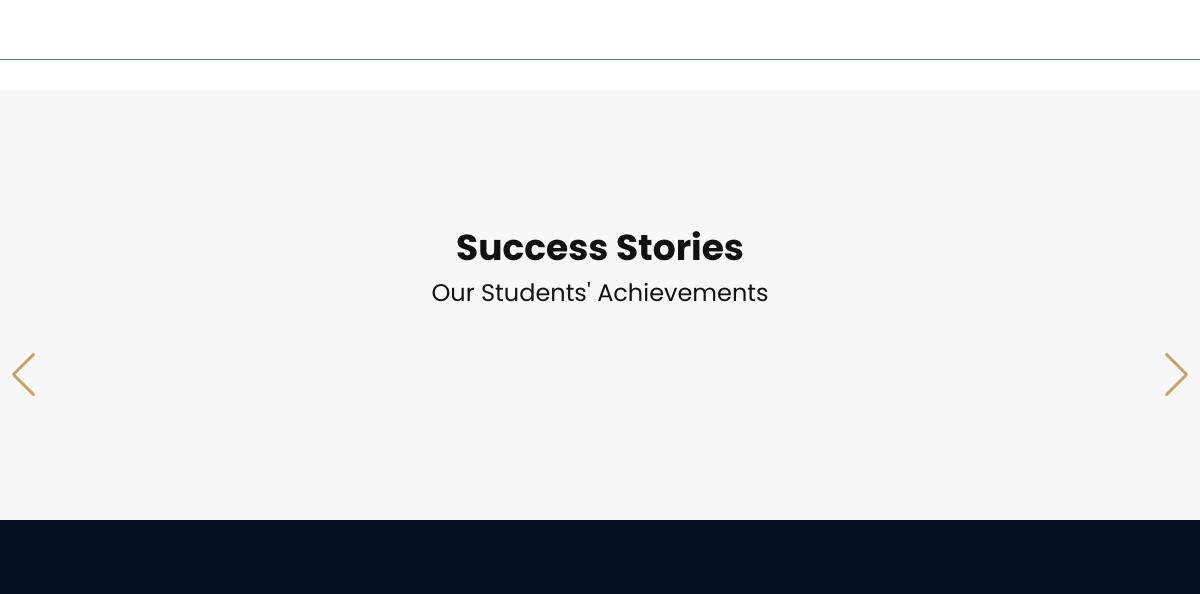
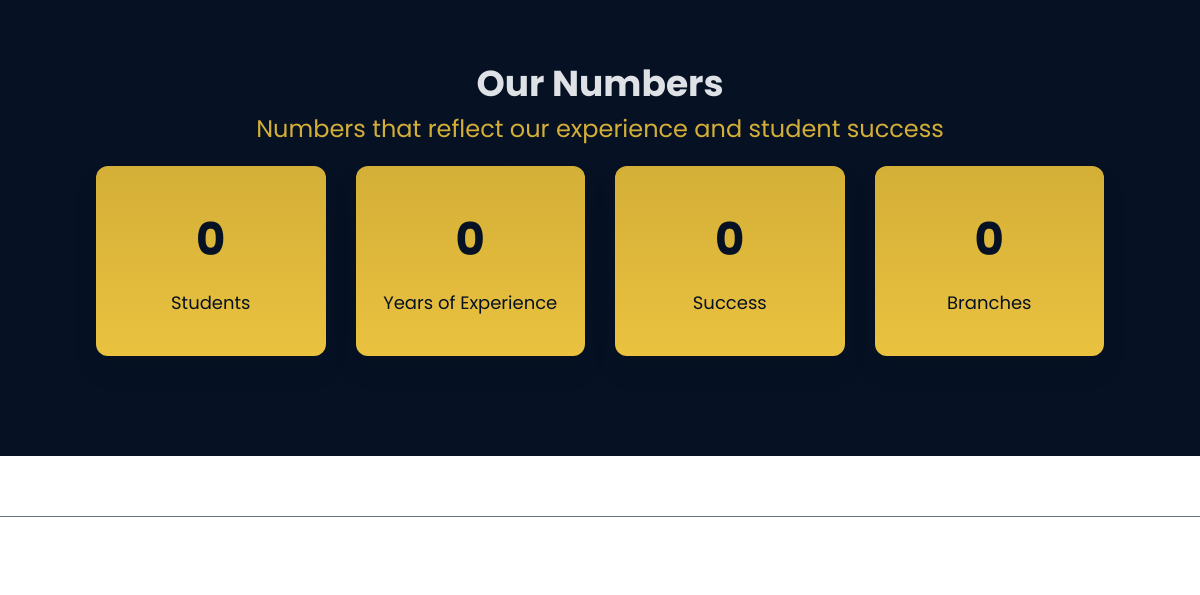
/ (signed in, middle part), run on an earlier commit of the app's database (2 pictures, top to bottom).
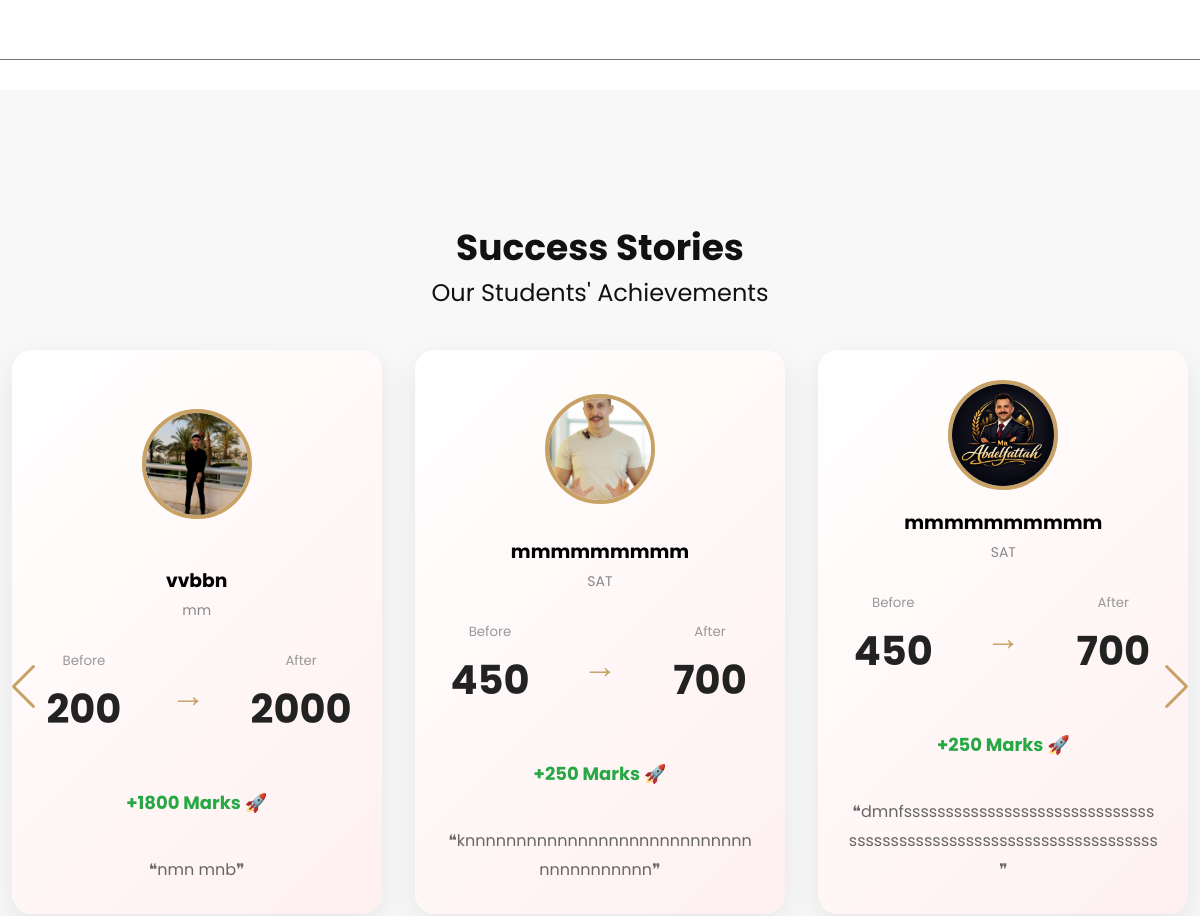
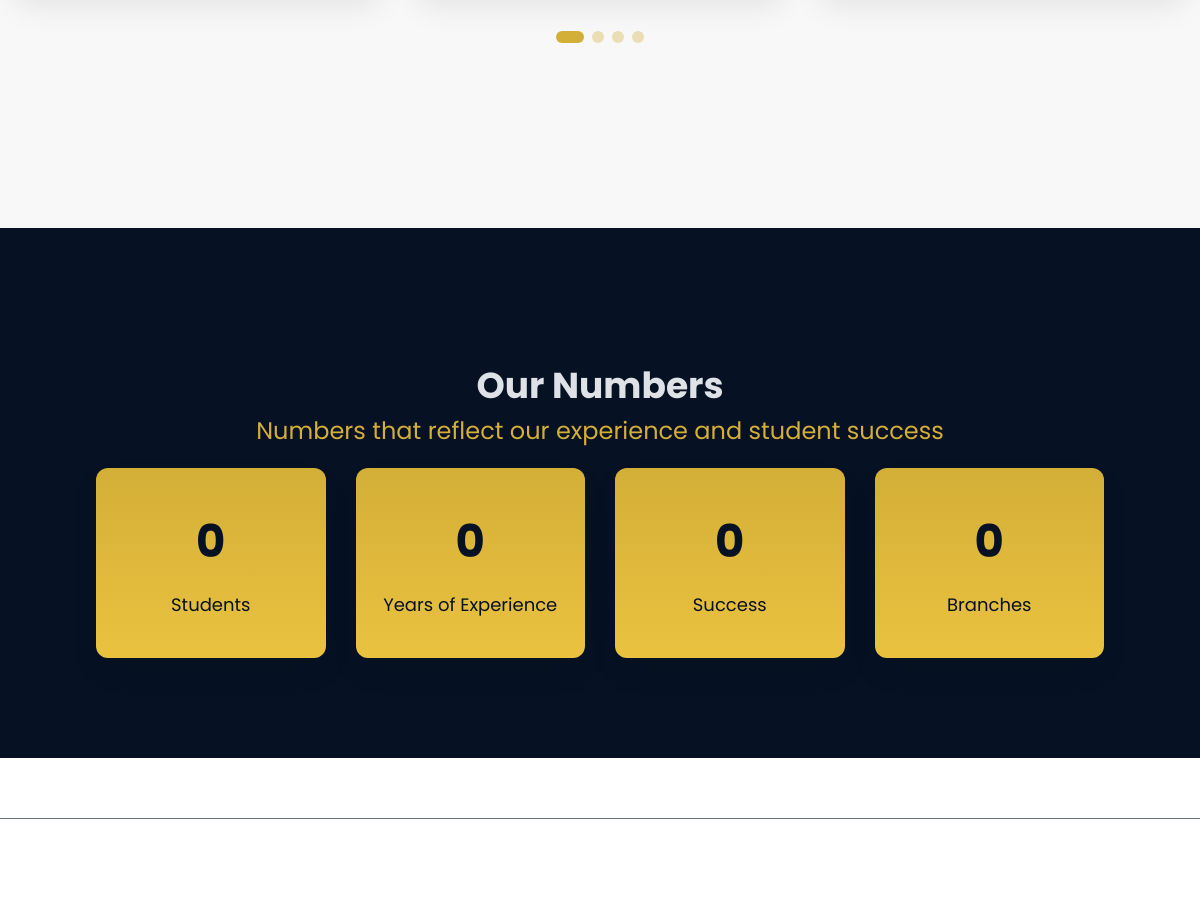
And on a later commit of the database (2 pictures, top to bottom).
### models/success_story.py (models this page shows)
class SuccessStory(db.Model):
    __tablename__ = "success_stories"
    id = db.Column(db.Integer, primary_key=True)
    student_name = db.Column(db.String(100), nullable=False)
    subject = db.Column(db.String(100), nullable=False)
    before_score = db.Column(db.Integer, nullable=False)
    after_score = db.Column(db.Integer, nullable=False)
    review = db.Column(db.Text, nullable=False)
    image = db.Column(db.String(255), nullable=False)
    is_active = db.Column(db.Boolean, default=True)

### file.py (the view)
@app.route('/')
def home():
    stories = SuccessStory.query.filter_by(
        is_active=True
    ).order_by(
        SuccessStory.id.desc()
    ).limit(6).all()
    return render_template('index.html', name = 'Home', stories=stories)

### file.py (called while the page is built)
@login_manager.user_loader
def load_user(user_id):
    return db.session.get(User, int(user_id))

### templates/index.html (shortened to what this page needs)
{% extends 'base.html' %}
{% block body %}
   <hr>
 <section class="success-section">
    <div class="container">
        <div class="section-title">
            <h2>Success Stories</h2>
            <p>Our Students' Achievements</p>
        </div>
        <div class="swiper successSwiper">
            <div class="swiper-wrapper">
                {% for story in stories %}
                <div class="swiper-slide">
                    <div class="success-card">
                        <img src="{{ url_for('static', filename='uploads/' ~ story.image) }}"
                             alt="{{ story.student_name }}">
                        <h3>{{ story.student_name }}</h3>
                        <span class="subject">
                            {{ story.subject }}
                        </span>
                        <div class="score-box">
                            <div>
                                <small>Before</small>
                                <h4>{{ story.before_score }}</h4>
                            </div>
                            <div class="arrow">
                                →
                            </div>
                            <div>
                                <small>After</small>
                                <h4>{{ story.after_score }}</h4>
                            </div>
                        </div>
                        <div class="improvement">
                            +{{ story.after_score - story.before_score }} Marks 🚀
                        </div>
                        <p class="review">
                            ❝{{ story.review }}❞
                        </p>
                    </div>
                </div>
                {% endfor %}
            </div>
            <div class="swiper-pagination"></div>
            <div class="swiper-button-prev"></div>
            <div class="swiper-button-next"></div>
        </div>
    </div>
</section>
   <section class="statistics">
    <div class="section-title tit" data-aos="fade-up">
        <h2> Our Numbers</h2>
        <p>
            Numbers that  reflect our experience and student success
        </p>
    </div>
    <div class="contanier">
        <div data-aos="zoom-in" data-aos-delay="100">
            <div class="st-card">
               <h2 class="counter" data-target="1500" data-symbol="+">0</h2>
               <p>Students</p>
            </div>
        </div>
        <div data-aos="zoom-in" data-aos-delay="200">
             <div class="st-card" >
               <h2 class="counter" data-target="10" data-symbol="+">0</h2>
               <p> Years of Experience</p>
            </div>
        </div>
        <div data-aos="zoom-in" data-aos-delay="300">
             <div class="st-card" >
               <h2 class="counter" data-target="95" data-symbol="%">0</h2>
               <p>Success</p>
            </div>
        </div>
        <div data-aos="zoom-in" data-aos-delay="400">
           <div class="st-card" >
               <h2 class="counter" data-target="3" data-symbol="+">0</h2>
               <p>Branches</p>
            </div>
        </div>
    </div>
   </section>
   <hr>
{% endblock %}

What changed in the data, as far as the page shows it:
added SuccessStory: image (picture), student_name "vvbbn", subject "mm", before_score "200", after_score "2000", story.after_score-story.before_score "1800", review "nmn mnb"
added SuccessStory: image (picture), student_name "mmmmmmmmm", subject "SAT", before_score "450", after_score "700", story.after_score-story.before_score "250", review "knnnnnnnnnnnnnnnnnnnnnnnnnnnnnnnnnnnnnnn"
added SuccessStory: image (picture), student_name "mmmmmmmmmm", subject "SAT", before_score "450", after_score "700", story.after_score-story.before_score "250", review "dmnfsssssssssssssssssssssssssssssssssssssssssssssssssssssssssssssssssss"
